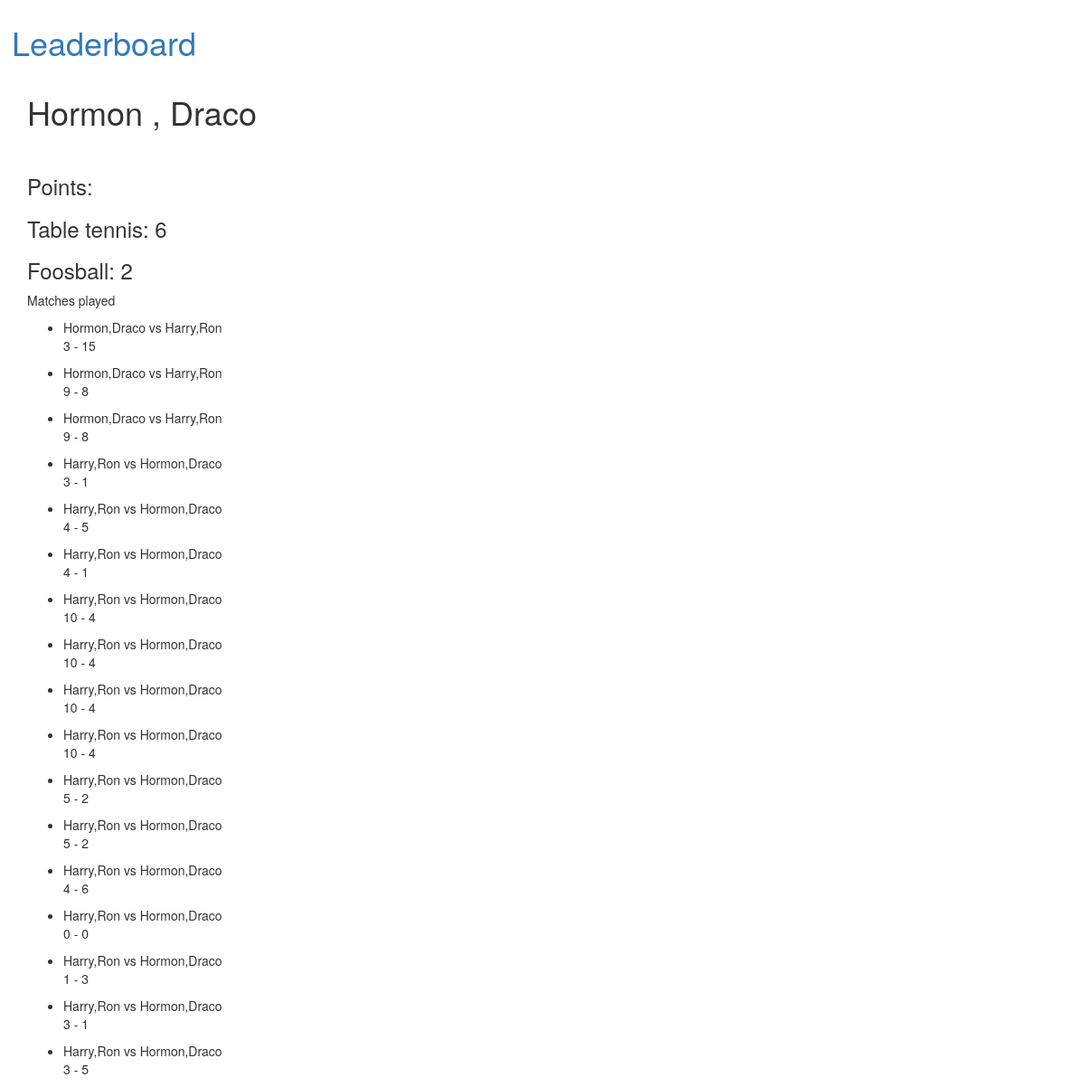
Page /team/2 on the committed database.
### competition/models.py (models this page shows)
class Team(models.Model):
	player1 = models.ForeignKey(Player,on_delete=models.CASCADE, related_name="first")
	player2 = models.ForeignKey(Player,on_delete=models.CASCADE, related_name="second")
	tt_points = models.IntegerField(default=0,blank=True,null=True)
	foosball_points = models.IntegerField(default=0,blank=True,null=True)
	def __str__(self):
		return self.player1.__str__() + ',' + self.player2.__str__()

class Player(models.Model):
	name = models.CharField(max_length=50)
	def __str__(self):
		return self.name

class Match(models.Model):
	team1 = models.ForeignKey(Team,on_delete=models.CASCADE, related_name="team1")
	team2 = models.ForeignKey(Team,on_delete=models.CASCADE, related_name="team2")
	team1_score = models.IntegerField(default=0)
	team2_score = models.IntegerField(default=0)
	game = models.CharField(max_length=10,choices=GAME_TYPES)
	comptn = models.ForeignKey(Competition,on_delete=models.CASCADE,blank=True,null=True,default=None)

### competition/views.py (the view)
# urls.py: re_path('team/(?P<pk>\d+)',teamDetail,name='team-detail'),
def teamDetail(request,pk):
	team = Team.objects.get(pk=pk)
	matches = Match.objects.filter( Q(team1=team) | Q(team2=team))
	content = {
		'team' : team,
		'matches' : matches
	}
	return render(request,'team/detail.html',{'content': content})

### competition/templates/team/detail.html
{% extends "base.html" %}
{% load static %}
{% block content %}
<h1>{{ content.team.player1 }} , {{ content.team.player2 }} </h1>
<br>
<h3> Points:</h3>
<h3>Table tennis: {{ content.team.tt_points }}</h3>
<h3>Foosball: {{ content.team.foosball_points }}</h3>
<p>Matches played
	<ul>
		{% for match in content.matches %}
		<li>{{ match.team1 }} vs {{ match.team2 }}</li>
		<p>{{ match.team1_score }} - {{ match.team2_score }}</p>
		{% endfor %}
	</ul>
</p>
{% endblock %}

### competition/templates/base.html (shortened to what this page needs)
<html>
<head>
	<link rel="stylesheet" href="//maxcdn.bootstrapcdn.com/bootstrap/3.2.0/css/bootstrap.min.css">
	<link rel="stylesheet" href="//maxcdn.bootstrapcdn.com/bootstrap/3.2.0/css/bootstrap-theme.min.css">
</head>
<body>
<a href="{% url 'home' %}" class="btn" >
<h1><center>Leaderboard</center></h1>
</a>
    <div class="container main-block" >
        {% block content %}
        {% endblock content %}
    </div>
</body>
</html>

### rows in the picture
Team: team.player1 "Hormon", team.player2 "Draco", team.tt_points "6", team.foosball_points "2"
Match: team1 "Hormon,Draco", team2 "Harry,Ron", team1_score "3", team2_score "15"
Match: team1 "Hormon,Draco", team2 "Harry,Ron", team1_score "9", team2_score "8"
Match: team1 "Hormon,Draco", team2 "Harry,Ron", team1_score "9", team2_score "8"
Match: team1 "Harry,Ron", team2 "Hormon,Draco", team1_score "3", team2_score "1"
Match: team1 "Harry,Ron", team2 "Hormon,Draco", team1_score "4", team2_score "5"
Match: team1 "Harry,Ron", team2 "Hormon,Draco", team1_score "4", team2_score "1"
Match: team1 "Harry,Ron", team2 "Hormon,Draco", team1_score "10", team2_score "4"
Match: team1 "Harry,Ron", team2 "Hormon,Draco", team1_score "10", team2_score "4"
Match: team1 "Harry,Ron", team2 "Hormon,Draco", team1_score "10", team2_score "4"
Match: team1 "Harry,Ron", team2 "Hormon,Draco", team1_score "10", team2_score "4"
Match: team1 "Harry,Ron", team2 "Hormon,Draco", team1_score "5", team2_score "2"
Match: team1 "Harry,Ron", team2 "Hormon,Draco", team1_score "5", team2_score "2"
Match: team1 "Harry,Ron", team2 "Hormon,Draco", team1_score "4", team2_score "6"
Match: team1 "Harry,Ron", team2 "Hormon,Draco", team1_score "0", team2_score "0"
Match: team1 "Harry,Ron", team2 "Hormon,Draco", team1_score "1", team2_score "3"
Match: team1 "Harry,Ron", team2 "Hormon,Draco", team1_score "3", team2_score "1"
Match: team1 "Harry,Ron", team2 "Hormon,Draco", team1_score "3", team2_score "5"
